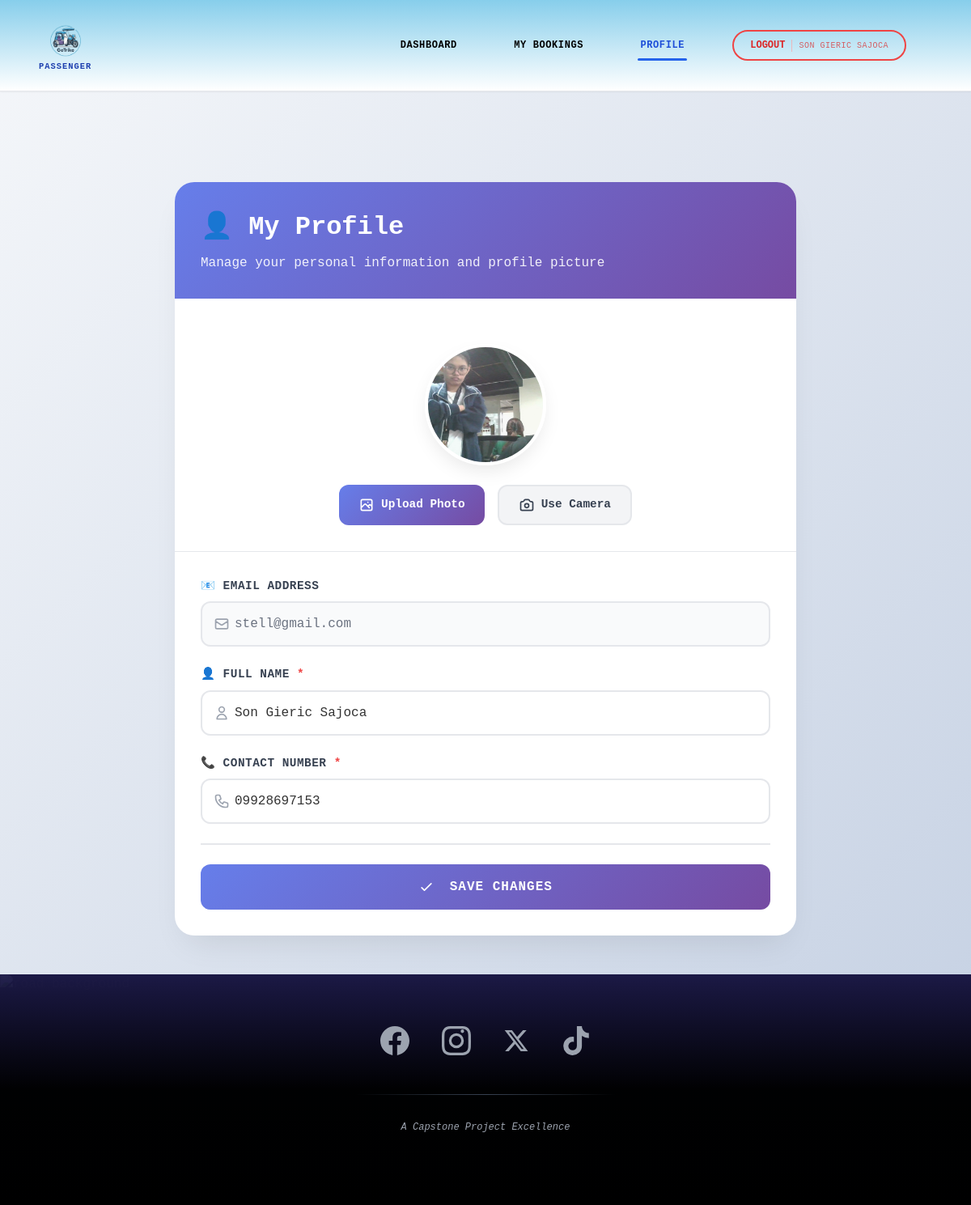
The app's page /passenger/profile.php (signed in) with its own data.
### tables this page shows
CREATE TABLE `users` (
  `id` int(11) NOT NULL,
  `name` varchar(100) NOT NULL,
  `email` varchar(100) NOT NULL,
  `password` varchar(255) NOT NULL,
  `contact` varchar(20) DEFAULT NULL,
  `profile` varchar(255) DEFAULT NULL,
  `role` enum('passenger','admin','driver') DEFAULT 'passenger',
  `created_at` timestamp NOT NULL DEFAULT current_timestamp(),
  `status` varchar(20) DEFAULT 'offline',
  `otp_code` varchar(6) DEFAULT NULL,
  `otp_expiry` datetime DEFAULT NULL
);

### passenger/profile.php (the view, shortened to what this page needs)
<?php
require_once '../includes/auth-check.php';
$user_id = $_SESSION['user_id'];
$stmt = $conn->prepare("SELECT name, contact, email, profile FROM users WHERE id = ?");
$stmt->bind_param("i", $user_id);
$stmt->execute();
$user = $stmt->get_result()->fetch_assoc();
?>
<?php include '../includes/header.php'; ?>
<div class="profile-container">
    <div class="profile-card">
        <div class="profile-header">
            <h1>👤 My Profile</h1>
            <p>Manage your personal information and profile picture</p>
        </div>
        <div style="padding: 0 2rem; padding-top: 1.5rem;">
        </div>
        <form method="POST" enctype="multipart/form-data" id="profileForm">
            <div class="photo-section">
                <div class="profile-preview-wrapper">
                    <?php
                        $img_path = !empty($user['profile']) ? '../uploads/' . $user['profile'] : '../assets/default-avatar.png';
                    ?>
                    <img src="<?= $img_path ?>" id="img-preview" class="profile-preview" alt="Profile Preview">
                </div>
                <div class="photo-actions">
                    <label class="btn-photo btn-upload">
                        <svg class="w-5 h-5" fill="none" stroke="currentColor" viewBox="0 0 24 24">
                            <path stroke-linecap="round" stroke-linejoin="round" stroke-width="2" d="M4 16l4.586-4.586a2 2 0 012.828 0L16 16m-2-2l1.586-1.586a2 2 0 012.828 0L20 14m-6-6h.01M6 20h12a2 2 0 002-2V6a2 2 0 00-2-2H6a2 2 0 00-2 2v12a2 2 0 002 2z"></path>
                        </svg>
                        Upload Photo
                    </label>
                    <button type="button" class="btn-photo btn-camera" onclick="startCamera()">
                        Use Camera
                    </button>
                </div>
            </div>
            <div class="form-section">
                <div class="form-group">
                    <label>📧 Email Address</label>
                    <div class="input-icon">
                        <svg class="icon w-5 h-5" fill="none" stroke="currentColor" viewBox="0 0 24 24">
                            <path stroke-linecap="round" stroke-linejoin="round" stroke-width="2" d="M3 8l7.89 5.26a2 2 0 002.22 0L21 8M5 19h14a2 2 0 002-2V7a2 2 0 00-2-2H5a2 2 0 00-2 2v10a2 2 0 002 2z"></path>
                        </svg>
                        <input type="email" value="<?= htmlspecialchars($user['email']) ?>" disabled
                               class="form-control" style="padding-left: 2.5rem;">
                    </div>
                </div>
                <div class="form-group">
                    <label>👤 Full Name <span style="color: #ef4444;">*</span></label>
                    <div class="input-icon">
                        <svg class="icon w-5 h-5" fill="none" stroke="currentColor" viewBox="0 0 24 24">
                            <path stroke-linecap="round" stroke-linejoin="round" stroke-width="2" d="M16 7a4 4 0 11-8 0 4 4 0 018 0zM12 14a7 7 0 00-7 7h14a7 7 0 00-7-7z"></path>
                        </svg>
                        <input type="text" name="name" id="name" value="<?= htmlspecialchars($user['name']) ?>" required
                               class="form-control" style="padding-left: 2.5rem;">
                    </div>
                </div>
                <div class="form-group">
                    <label>📞 Contact Number <span style="color: #ef4444;">*</span></label>
                    <div class="input-icon">
                        <input type="text" name="contact" id="contact" value="<?= htmlspecialchars($user['contact'] ?? '') ?>" required
                               class="form-control" style="padding-left: 2.5rem;">
                    </div>
                </div>
                <hr>
                <button type="submit" class="btn-submit">
                    <svg class="w-5 h-5 inline-block mr-2" fill="none" stroke="currentColor" viewBox="0 0 24 24">
                        <path stroke-linecap="round" stroke-linejoin="round" stroke-width="2" d="M5 13l4 4L19 7"></path>
                    </svg>
                    Save Changes
                </button>
            </div>
        </form>
    </div>
</div>
<?php include '../includes/footer.php'; ?>

### assets/css/style.css (style rules this page uses)
* { margin:0; padding:0; box-sizing:border-box; }
body { font-family: 'Segoe UI', Tahoma, Geneva, Verdana, sans-serif; background: #f5f5f5; color: #333; }

### passenger/profile.php (style rules this page uses)
* { font-family: 'NaruMonoDemo', monospace !important; }
body { background: linear-gradient(135deg, #f5f7fa 0%, #c3cfe2 100%); min-height: 100vh; }
.profile-container { max-width: 800px; margin: 2rem auto; padding: 0 1rem; }
.profile-card { background: white; border-radius: 24px; overflow: hidden; box-shadow: 0 20px 40px -15px rgba(0,0,0,0.1); transition: transform 0.3s ease; }
.profile-header { background: linear-gradient(135deg, #667eea 0%, #764ba2 100%); padding: 2rem; color: white; position: relative; overflow: hidden; }
.profile-header::before { content: ''; position: absolute; top: -50%; right: -50%; width: 200%; height: 200%; background: radial-gradient(circle, rgba(255,255,255,0.1) 1%, transparent 1%); background-size: 50px 50px; animation: shimmer 60s linear infinite; }
.profile-header h1 { font-size: 2rem; margin: 0; font-weight: bold; position: relative; z-index: 1; }
.profile-header p { margin: 0.5rem 0 0; opacity: 0.9; position: relative; z-index: 1; }
.photo-section { padding: 2rem; display: flex; flex-direction: column; align-items: center; border-bottom: 1px solid #e5e7eb; }
.profile-preview-wrapper { position: relative; margin-bottom: 1.5rem; }
.profile-preview { width: 150px; height: 150px; object-fit: cover; border-radius: 50%; border: 4px solid white; box-shadow: 0 10px 25px -5px rgba(0,0,0,0.1); transition: all 0.3s ease; }
.photo-actions { display: flex; gap: 1rem; flex-wrap: wrap; justify-content: center; }
.btn-photo { display: inline-flex; align-items: center; gap: 0.5rem; padding: 0.75rem 1.5rem; border-radius: 12px; font-weight: bold; cursor: pointer; transition: all 0.3s ease; border: none; font-size: 0.9rem; }
.btn-upload { background: linear-gradient(135deg, #667eea 0%, #764ba2 100%); color: white; }
.btn-camera { background: #f3f4f6; color: #374151; border: 2px solid #e5e7eb; }
.form-section { padding: 2rem; }
.form-group { margin-bottom: 1.5rem; }
.form-group label { display: block; margin-bottom: 0.5rem; font-weight: bold; color: #374151; font-size: 0.9rem; text-transform: uppercase; letter-spacing: 0.5px; }
.form-control { width: 100%; padding: 0.875rem; border: 2px solid #e5e7eb; border-radius: 12px; font-size: 1rem; transition: all 0.3s ease; background: white; }
.form-control:disabled { background: #f9fafb; cursor: not-allowed; color: #6b7280; }
.input-icon { position: relative; }
.input-icon .icon { position: absolute; left: 1rem; top: 50%; transform: translateY(-50%); color: #9ca3af; }
.input-icon .form-control { padding-left: 2.5rem; }
.btn-submit { width: 100%; background: linear-gradient(135deg, #667eea 0%, #764ba2 100%); color: white; border: none; padding: 1rem; border-radius: 12px; font-size: 1rem; font-weight: bold; cursor: pointer; transition: all 0.3s ease; text-transform: uppercase; letter-spacing: 1px; }
hr { margin: 1.5rem 0; border: none; border-top: 2px solid #e5e7eb; }

### records on screen
users: profile (picture), email "stell@gmail.com", name "Son Gieric Sajoca", contact "09928697153"

### other values on screen
$_SESSION['role'] "PASSENGER"
$_SESSION['name'] "SON GIERIC SAJOCA"
